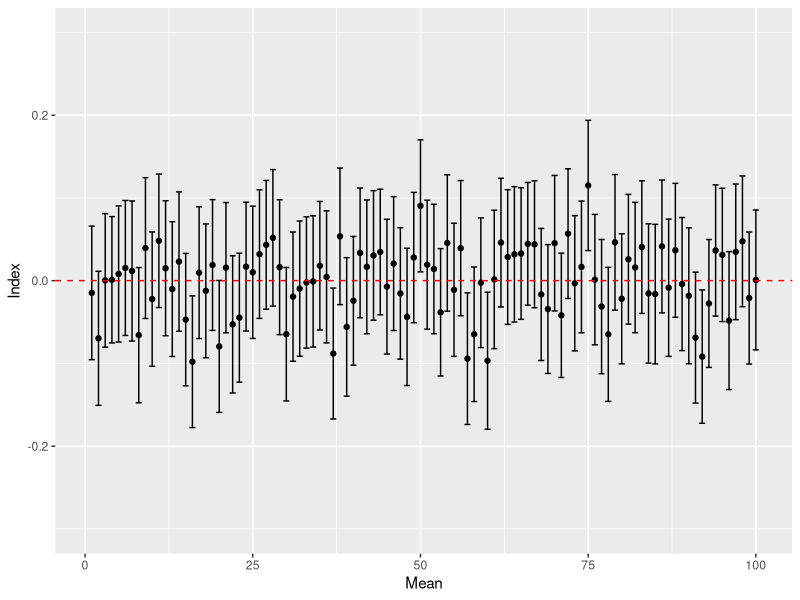

The R source for this figure:
## ---- chunk 1
library(ggplot2)
library(dplyr)
## ---- chunk 2
set.seed(563)
## ---- chunk 3
n <- 600 # set sample size
samps <- matrix(nrow = 100, ncol = n)

for (i in 1:100){
  samp_i <- rnorm(n)
  for (j in 1:n){
    samps[i,j] <- samp_i[j]
  }
}


## ---- chunk 4
stats <- function(samp){
  bias <- mean(samp)
  se <- sd(samp)/sqrt(length(samp))
  CI_l <- mean(samp) - 1.96 * se
  CI_u <- mean(samp) + 1.96 * se
  results <- cbind(bias, se, CI_l, CI_u)
  return(results)
}
  
summstats <- matrix(nrow = 100, ncol = 4)

for (i in 1:100){
  summs <- stats(samps[i,])
  for (j in 1:4){
    summstats[i,j] <- summs[j]
  }
}
## ---- chunk 5
summstats <- as.data.frame(summstats)
colnames(summstats) <- c("Bias", "SE", 
                         "Lowerbound_CI", "Upperbound_CI")
summstats <- summstats  %>% 
  mutate(id = row_number(), .before = 1)

samps <- as.data.frame(samps)
samps <- samps  %>% 
  mutate(id = row_number(), .before = V1)

## ---- chunk 6
ggplot(summstats, 
       aes(x = 1:nrow(summstats),
           y = Bias)) +
  labs(x="Mean", y = "Index") +
  ylim (-0.3, 0.3) +
  geom_errorbar(aes(ymin=Lowerbound_CI, ymax=Upperbound_CI)) +
  geom_point() + 
  geom_hline(yintercept=0, linetype="dashed", color = "red")

## ---- chunk 7
outside_samps <- summstats %>% 
  filter(Lowerbound_CI > 0 | Upperbound_CI < 0) %>% 
  select(-id)

